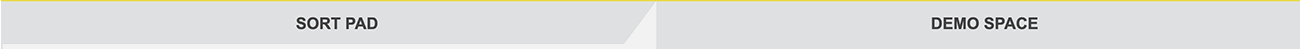
#> input picture session2/FeatEng_columns.png, 1300 x 49 px
$ python -i ShapeDetection.py   (imports and definitions only)
#> lines starting #> are read from the running program, lines starting #| are printed output that depends on the picture
#> further down, picture is the input picture: shape (49, 1300, 3); mean B, G, R 219.9, 222.3, 221.8
### session2/opencv_utils.py
import cv2
import socket

def get_bbox(color_mask):
	contours, hierachy = cv2.findContours(color_mask, cv2.RETR_TREE, cv2.CHAIN_APPROX_SIMPLE)
	object_area = 0
	object_x = 0
	object_y = 0
	object_w = 0
	object_h = 0
	center_x = 0
	center_y = 0

	for contour in contours:
		x, y, width, height = cv2.boundingRect(contour)
		found_area = width * height
		if object_area < found_area:
			object_area = found_area
			object_x = x
			object_y = y
			object_w = width
			object_h = height
			center_x = int(x + (width / 2))
			center_y = int(y + (height / 2))

	return [object_area, object_x, object_y, object_w, object_h, center_x, center_y]

# [14 lines left out: function myVidCap, not called in this run]

### session2/ShapeDetection.py
import cv2
import numpy as np
#import imutils
from opencv_utils import get_bbox

#frameWidth = 640
#frameHeight = 480


class ShapeDetection:
    def __init__(self):
        # previous defaults 100 5000
        self.threshold1 = 50
        self.threshold2 = 150
        self.bluring = 25

    def transform(self, frame):
        if self.bluring % 2 == 0:
            self.bluring = self.bluring - 1
        # print(self.bluring,self.threshold1, self.threshold2)
        # imgBlur = cv2.GaussianBlur(frame, (self.bluring, self.bluring), 1)
        imgBlur = cv2.medianBlur(frame,self.bluring)
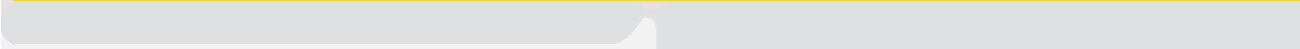
#> imgBlur: shape (49, 1300, 3); mean B, G, R 222.5, 225, 224.6
        imgGray = cv2.cvtColor(imgBlur, cv2.COLOR_BGR2GRAY)
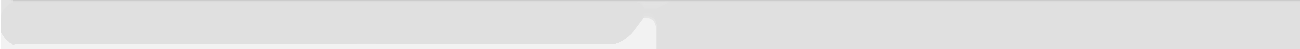
#> imgGray: shape (49, 1300); min 204, max 255, mean 224.6

        # th, imgCanny = cv2.threshold(
        #     imgGray, self.threshold1, 255, cv2.THRESH_BINARY)
        imgCanny = cv2.inRange(imgGray, self.threshold1, self.threshold2)
#> imgCanny: shape (49, 1300); every value is 0

        newframe = np.dstack([imgCanny, imgCanny, imgCanny])
#> newframe: shape (49, 1300, 3); every value is 0

        [object_area, object_x, object_y,object_w,object_h,center_x,center_y] = get_bbox(imgCanny)
#> in get_bbox, `contours, hierachy = cv2.findContours(color_mask, cv2.RETR_TREE, cv2.C..`: contours = []
#> after the loop in get_bbox, `for contour in contours:`: center_x = 0
#> object_area = 0; object_x = 0; object_y = 0; object_w = 0; object_h = 0; center_x = 0; center_y = 0

        newframe = cv2.rectangle(newframe,
                                 (object_x, object_y),
                                 (object_x + object_w, object_y + object_h),
                                 (0, 255, 0), 2)
#> newframe: shape (49, 1300, 3); mean of channels 0, 1, 2 0, 0, 0
        newframe = cv2.circle(newframe,
                              (center_x, center_y),
                              radius=4, color=(0, 0, 255), thickness=2)
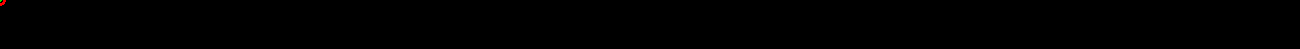
#> newframe: shape (49, 1300, 3); mean of channels 0, 1, 2 0, 0, 0.1; drawn as B, G, R

        return newframe, [object_x, object_y, object_x + object_w, object_y + object_h]

>>> import cv2
>>> picture = cv2.imread('FeatEng_columns.png')
>>> result = ShapeDetection().transform(picture)
